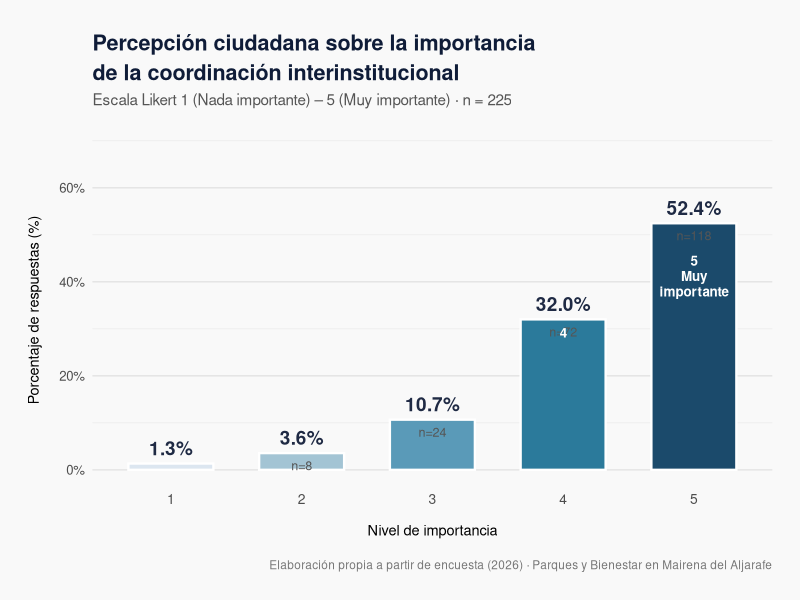
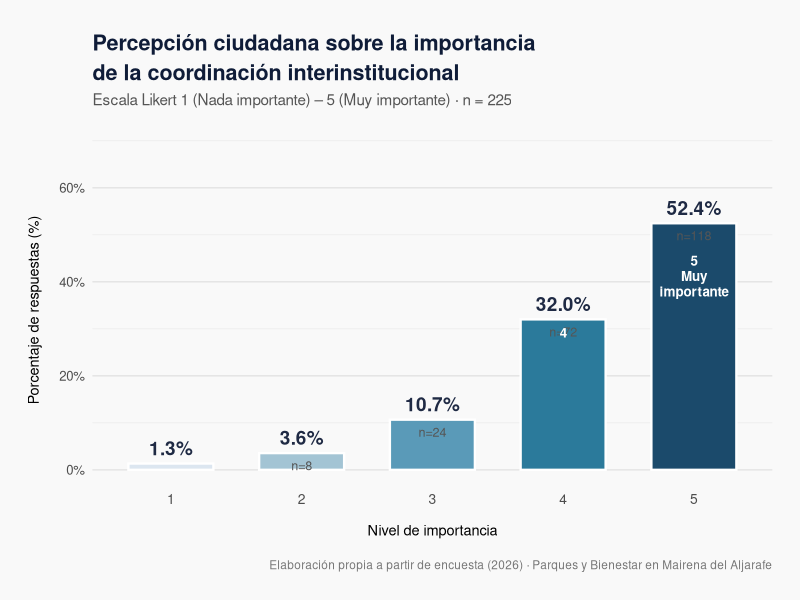

Generate these figures, in order, with R:
library(ggplot2)
library(dplyr)

# ==================== DATOS ====================
df <- data.frame(
  likert = factor(1:5, levels = 1:5),
  n = c(3, 8, 24, 72, 118), # Cambia estos números por tus datos reales
  label = c("1\nNada\nimportante", "2", "3", "4", "5\nMuy\nimportante")
)

N <- sum(df$n)

df <- df %>%
  mutate(
    pct = n / N * 100,
    label_pct = sprintf("%.1f%%", pct),
    label_n = paste0("n=", n)
  )

# ==================== GRÁFICO ====================
p1 <- ggplot(df, aes(x = likert, y = pct, fill = likert)) +
  geom_col(width = 0.65, color = "white", linewidth = 0.8) +
  
  # Porcentajes encima
  geom_text(aes(label = label_pct), vjust = -0.6, size = 4.8, fontface = "bold", color = "#1F2A44") +
  
  # n debajo
  geom_text(aes(label = label_n, y = pct - 1.5), vjust = 1, size = 3.2, color = "#555555") +
  
  # Etiquetas dentro de las barras más altas
  geom_text(data = subset(df, pct > 15), aes(label = label),
            vjust = 1.8, size = 3.4, color = "white", fontface = "bold", lineheight = 0.95) +
  
  scale_fill_manual(values = c(
    "1" = "#DCE6F0",
    "2" = "#A3C4D4",
    "3" = "#5A9AB8",
    "4" = "#2B7A9B",
    "5" = "#1B4A6B"
  )) +
  
  scale_y_continuous(
    limits = c(0, 68),
    breaks = seq(0, 60, 20),
    labels = function(x) paste0(x, "%")
  ) +
  
  labs(
    title = "Percepción ciudadana sobre la importancia\nde la coordinación interinstitucional",
    subtitle = paste0("Escala Likert 1 (Nada importante) – 5 (Muy importante) · n = ", N),
    x = "Nivel de importancia",
    y = "Porcentaje de respuestas (%)",
    caption = "Elaboración propia a partir de encuesta (2026) · Parques y Bienestar en Mairena del Aljarafe"
  ) +
  
  theme_minimal(base_size = 11.5) +
  theme(
    plot.background = element_rect(fill = "#F9F9F9", color = NA),
    panel.background = element_rect(fill = "#F9F9F9", color = NA),
    panel.grid.major.y = element_line(color = "#E5E5E5"),
    panel.grid.major.x = element_blank(),
    plot.title = element_text(face = "bold", size = 15.5, color = "#0F1C38", lineheight = 1.15),
    plot.subtitle = element_text(size = 11, color = "#555555", margin = margin(b = 18)),
    plot.caption = element_text(size = 8.5, color = "#777777", hjust = 1, margin = margin(t = 15)),
    axis.title.x = element_text(size = 10.5, margin = margin(t = 12)),
    axis.title.y = element_text(size = 10.5, margin = margin(r = 12)),
    axis.text.x = element_text(size = 10, lineheight = 1.1),
    axis.text.y = element_text(size = 9.5),
    legend.position = "none",
    plot.margin = margin(25, 20, 20, 20)
  )

print(p1)

# Guardar en alta calidad
ggsave("Grafico_Coordinacion_Institucional.png", p1, width = 18, height = 13, units = "cm", dpi = 320, bg = "white")
